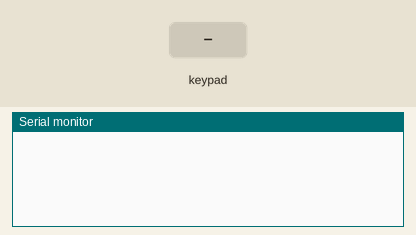
The sketch below on a simulated Arduino Uno, built with avr-gcc and run on an emulated ATmega328P. On the bench: the last lines printed to the serial monitor. The test bench sets the inputs (shaded band).

Above: at 1.2 s.
1.3 s: key '1' pressed
At 2.2 s:
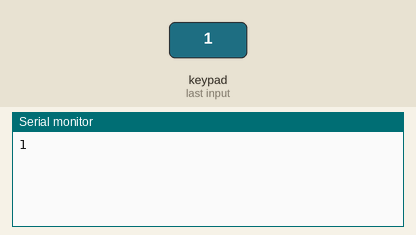
2.8 s: keypad keys 1 1 1 0 9 8 # pressed 0.4 s apart
At 6.5 s:
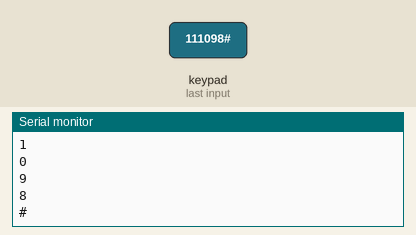
7.1 s: key 'A' pressed
At 7.8 s:
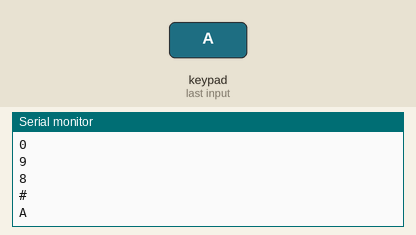
8.6 s: keypad keys 1 1 1 0 9 8 * pressed 0.4 s apart
At 11.9 s:
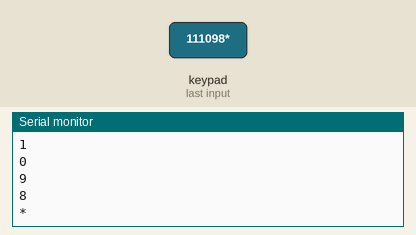
12.9 s: key 'B' pressed
At 13.6 s:
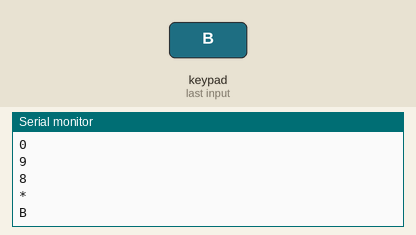
14.4 s: keypad keys 1 1 1 0 9 8 D pressed 0.4 s apart
At 17.6 s:
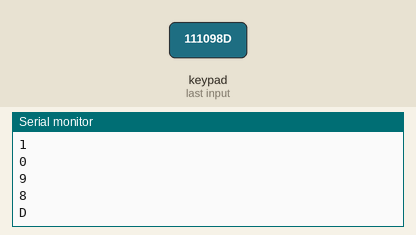
Timing chart, 0 to 19.1 s (numbered marks = the images above; inputs shaded):
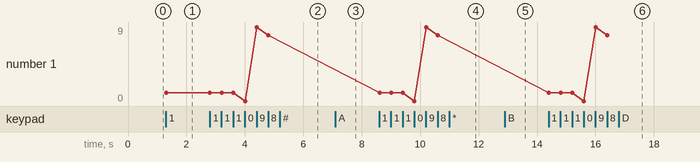

The sketch:

Teclado_Matricial.ino
```cpp
#include <Keypad.h>
const byte filas = 4;
const byte columnas = 4;
char matrizTeclado[filas][columnas] = {
  {'1', '2', '3', 'A'},
  {'4', '5', '6', 'B'},
  {'7', '8', '9', 'C'},
  {'*', '0', '#', 'D'}
};
byte filasPines[filas] = {11,10,9,8};
byte columnaPines[columnas] = {7,6,5,4};
Keypad teclado = Keypad(makeKeymap(matrizTeclado), filasPines, columnaPines, filas, columnas);

void setup() {
  Serial.begin(9600);

}

void loop() {
  char teclaLeida = teclado.getKey();
  if(teclaLeida != NO_KEY){
    Serial.println(teclaLeida);
  }
  KeyState estadoTecla = teclado.getState();
}
```

Measured:
- after the input at 1.3 s, the serial monitor: prints a new line at once (image 1)
- after the input at 2.8 s, the serial monitor: prints a new line after 1.2 s (image 2)
- after the input at 7.1 s, the serial monitor: prints a new line at once (image 3)
- after the input at 8.6 s, the serial monitor: prints a new line at once (image 4)
- after the input at 12.9 s, the serial monitor: prints a new line at once (image 5)
- after the input at 14.4 s, the serial monitor: prints a new line at once (image 6)
- plotted number 1: 1 → 8 after the input at 2.8 s
